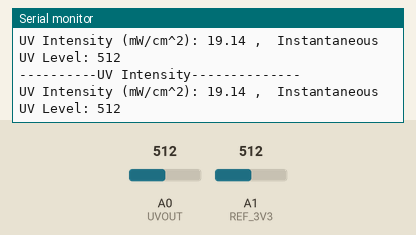
Simulated run of this sketch. Board: Arduino Uno, built with avr-gcc and run on an emulated ATmega328P. Shown: the last lines printed to the serial monitor. The test bench sets the inputs (shaded band); at power-on: A0 (UVOUT) = 512, A1 (REF_3V3) = 512.

Above: at 1.2 s.
1.3 s: A0 (UVOUT) set to 352
At 1.39 s:
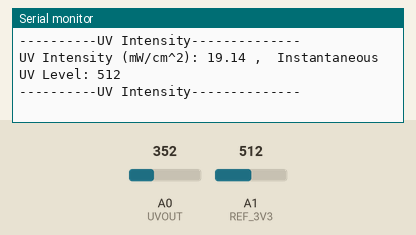
4.3 s: A0 (UVOUT) set to 323
At 4.4 s:
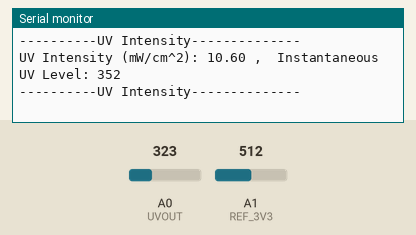
7.3 s: A1 (REF_3V3) set to 492
At 7.39 s:
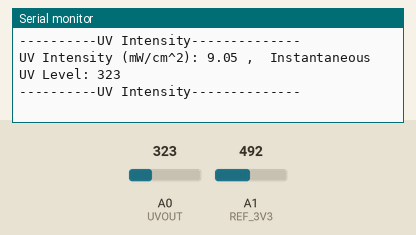
10.3 s: A1 (REF_3V3) set to 468
At 10.37 s:
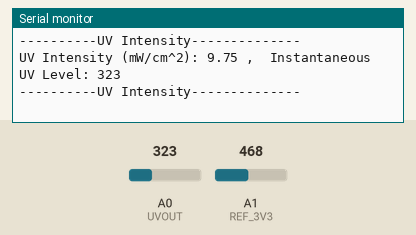
13.3 s: A0 (UVOUT) set to 300
At 13.38 s:
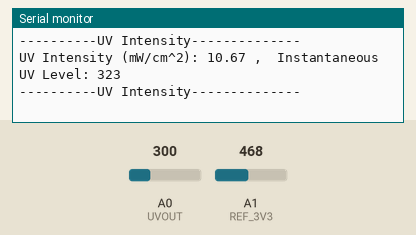
Timing chart, 0 to 16.3 s (numbered marks = the images above; inputs shaded):
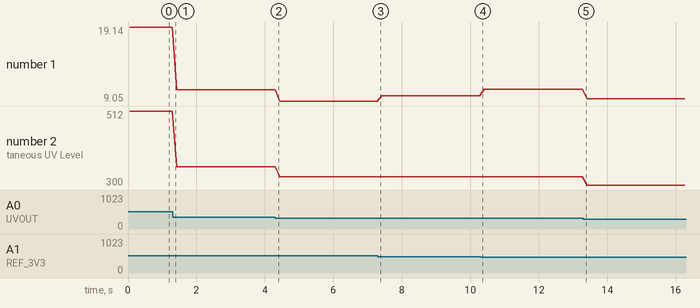

The sketch:

UV.ino
```cpp
//Hardware pin definitions
int UVOUT = A0; //Output from the sensor
int REF_3V3 = A1; //3.3V power on the Arduino board

int uvLevel;
int refLevel;

void setup()
{
  Serial.begin(9600);

  pinMode(UVOUT, INPUT);
  pinMode(REF_3V3, INPUT);

  Serial.println("ML8511 example");
}

void loop()
{
  uvLevel = analogRead(UVOUT);
  refLevel = analogRead(REF_3V3);

  //Use the 3.3V power pin as a reference to get a very accurate output value from sensor
  float outputVoltage = 3.3 / refLevel * uvLevel;

  float uvIntensity = mapfloat(outputVoltage, 0.99, 2.8, 0.0, 15.0); //Convert the voltage to a UV intensity level


  Serial.println("----------UV Intensity--------------");
  Serial.print("UV Intensity (mW/cm^2): ");
  Serial.print(uvIntensity);
  Serial.print(" ,  ");
  Serial.print("Instantaneous UV Level: ");
  Serial.println(uvLevel);

  delay(100);
}

//Takes an average of readings on a given pin
//Returns the average
int averageAnalogRead(int pinToRead)
{
  byte numberOfReadings = 8;
  unsigned int runningValue = 0;

  for(int x = 0 ; x < numberOfReadings ; x++)
    runningValue += analogRead(pinToRead);
  runningValue /= numberOfReadings;

  return(runningValue);
}

//The Arduino Map function but for floats
//From: http://forum.arduino.cc/index.php?topic=3922.0
float mapfloat(float x, float in_min, float in_max, float out_min, float out_max)
{
  return (x - in_min) * (out_max - out_min) / (in_max - in_min) + out_min;
}
```

Measured:
- plotted number 1: 19.14 → 10.6 after the input at 1.3 s, 10.6 → 9.05 after the input at 4.3 s, 9.05 → 9.75 after the input at 7.3 s, 9.75 → 10.67 after the input at 10.3 s, 10.67 → 9.33 after the input at 13.3 s
- plotted number 2: 512 → 352 after the input at 1.3 s, 352 → 323 after the input at 4.3 s, 323 → 300 after the input at 13.3 s
